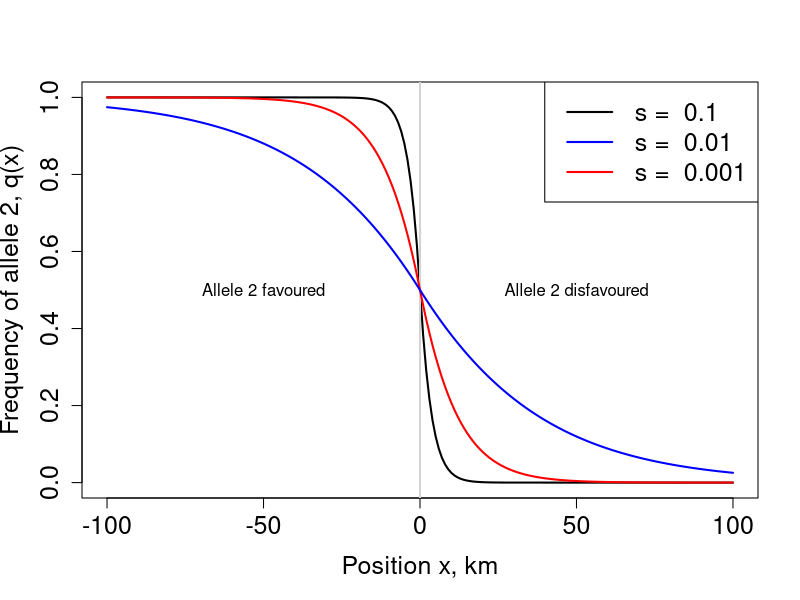
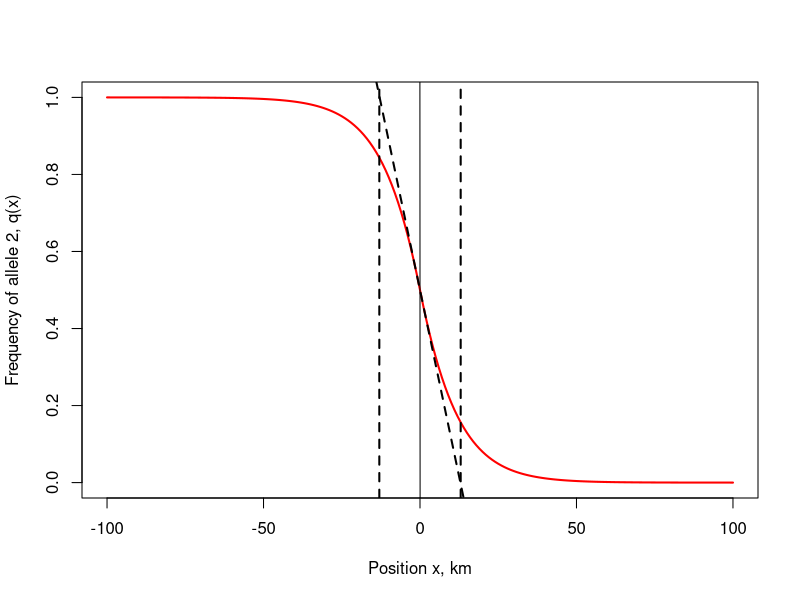

The R source for these figures, in order:

fig.direct="~/Dropbox/Courses/Popgen_teaching_Notes/figures/"

#############################
######## Parameters #########
#############################

	sigma = 1 		# standard dev of migration
	sel = c(0.1,0.01,.001)			# selection against non-resident allele #s = 0.01 #s = 0.001 #s = 0.0001
	delta = 1 		# grain of our derivative	

#############################
######## Functions ##########
#############################

	# standardize x (distance from cline center) by dividing by the characterist length
		GetXi =function(sigma,s,x){x*sqrt(s)/sigma} 

	# Get allele frequency at point x
		A = function(sigma,s,x){ xi=GetXi(sigma,s,x) 
			ifelse(xi>=0, (-1 + 3*tanh(xi/2 + atanh(sqrt(2/3)))^2)/2,	(3/2)*(1 - tanh(-xi/2 + atanh(sqrt(2/3)))^2)    ) }

x=-100:100
plot(x,1-A(sigma,sel[1],x),type="l",col="black",lwd=2,xlab="Position x, km",ylab="Frequency of allele 2, q(x)",cex.axis=1.5,cex.lab=1.5)
abline(v=0,col="lightgrey",lwd=2)
lines(x,1-A(sigma,sel[2],x),col="red",lwd=2)
lines(x,1-A(sigma,sel[3],x),col="blue",lwd=2)
legend("topright",legend=paste("s = ",sel),lty=1,lwd=2,col=c("black","blue","red"),cex=1.5)
text(c(-50,50),c(0.5,0.5),c("Allele 2 favoured","Allele 2 disfavoured"),cex=1)
dev.copy2eps(file=paste(fig.direct,"equilib_cline.eps",sep=""))

plot(x,1-A(sigma,sel[2],x),type="l",col="red",lwd=2,xlab="Position x, km",ylab="Frequency of allele 2, q(x)")
abline(a=0.5,b=-1.7*sigma/sqrt(sel[2]))
gradient.at.origin<-((1-A(sigma,sel[2],x))[102]- (1-A(sigma,sel[2],x))[99])/(x[102]-x[99])
abline(a=0.5,b=gradient.at.origin,lty=2,lwd=2)
abline(v= floor((1 -0.5)/ gradient.at.origin),lty=2,lwd=2)
 abline(v= ceiling((0 -0.5)/ gradient.at.origin),lty=2,lwd=2)
 dev.copy2pdf(file=paste(fig.direct,"equilib_width_cline.pdf",sep=""))